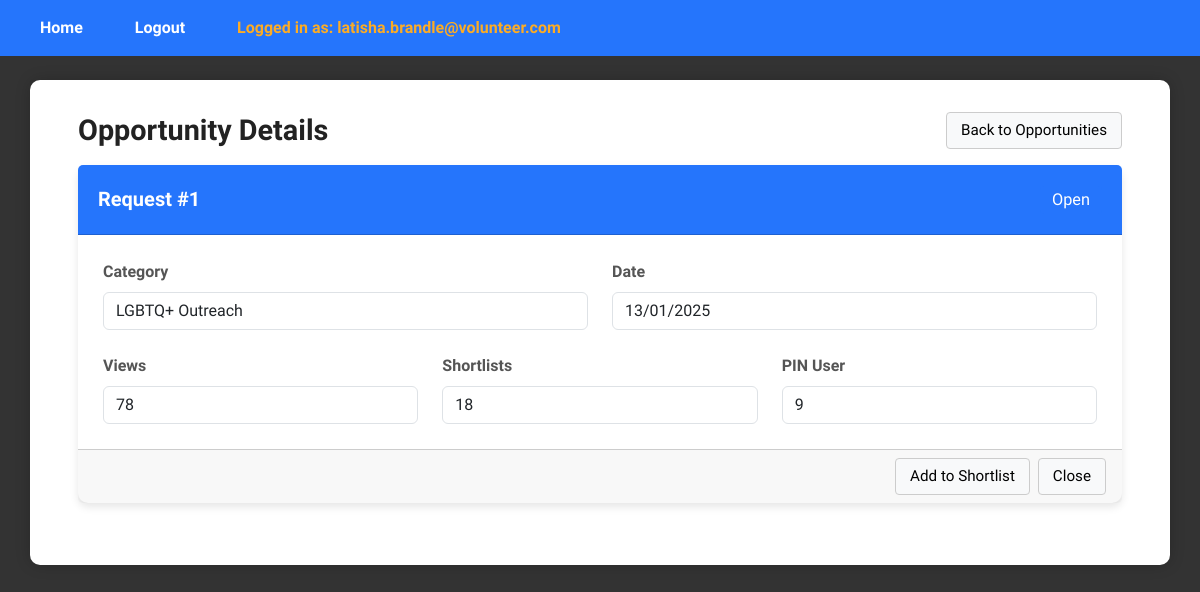
Before: /ViewOpportunitiesDetailsPage?request_id=1 (signed in) with the older database file.
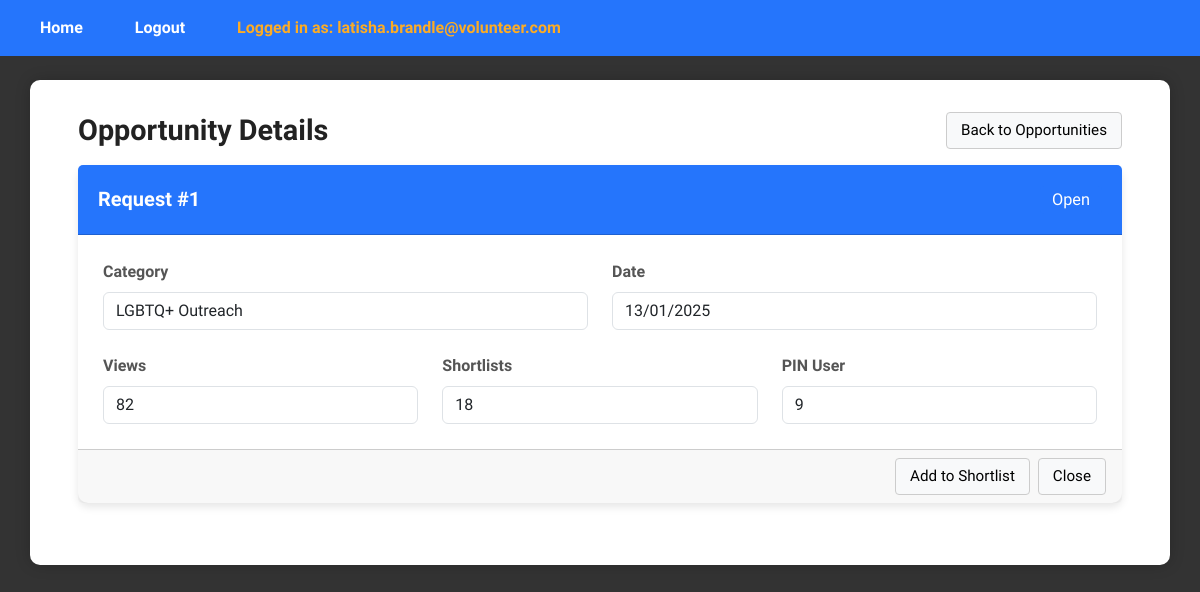
After: the same page with the newer database file.
### tables this page shows
CREATE TABLE request (
    request_id INTEGER PRIMARY KEY AUTOINCREMENT,
    pin_user_id INT,
    csrrep_user_id INT DEFAULT NULL,
    category_id INT,
    request_status BOOLEAN, --0 means uncompleted, 1 means completed
    request_date DATETIME,
    request_view_count INT,
    request_shortlist_count INT,
    FOREIGN KEY (pin_user_id) REFERENCES user(user_id),
    FOREIGN KEY (csrrep_user_id) REFERENCES user(user_id),
    FOREIGN KEY (category_id) REFERENCES category(category_id)
);

### app.py (the view)
@app.route("/ViewOpportunitiesDetailsPage", methods=["GET"])
def viewOpportunitiesDetailsPage():
    if 'email' not in session:
        return redirect(url_for('login'))
    if session['role_id'] != 4:  # Assuming CSR Rep
        return redirect(url_for('login'))
    request_id = request.args.get('request_id')
    view_controller = ViewOpportunitiesDetailsController()
    opportunity= view_controller.viewOpportunitiesDetails(request_id)
    return render_template("csr/ViewOpportunitiesDetailsPage.html", opportunity=opportunity)

### controllers/csrrep/ViewOpportunitiesDetailsController.py (called while the page is built)
    def viewOpportunitiesDetails(self, request_id):
        request = Request()
        return request.viewOpportunitiesDetails(request_id)

### database/database_management.py (called while the page is built)
def dbConnection():
    return sqlite3.connect("database/volunteer_system.db")

### templates/csr/ViewOpportunitiesDetailsPage.html (shortened to what this page needs)
{% extends "layout.html" %}
{% block content %}
<div class="dashboard-wrapper">
  <div class="dashboard-container">
    <div class="d-flex justify-content-between align-items-center mb-3">
      <h1 class="m-0">Opportunity Details</h1>
      <div class="d-flex gap-2 align-items-center">
        <a href="{{ url_for('viewOpportunitiesPage') }}" class="plain-btn">Back to Opportunities</a>
      </div>
    </div>
    {% if not opportunity %}
      <div class="card"><div class="card-body"><p class="m-0">Opportunity not found.</p></div></div>
    {% else %}
      <div class="card">
        <div class="card-header d-flex justify-content-between align-items-center">
          <h5 class="m-0">Request #{{ opportunity.request_id }}</h5>
          <div>
            {% if opportunity.request_status in (1, True, '1', 'true', 'True') %}
              <span class="badge bg-success">Completed</span>
            {% else %}
              <span class="badge bg-platform-manager">Open</span>
            {% endif %}
          </div>
        </div>
        <div class="card-body">
          <div class="row g-4">
            <div class="col-md-6">
              <label class="form-label">Category</label>
              <div class="form-control" readonly>
                {% if opportunity.category_name %}
                  {{ opportunity.category_name }}
                {% else %}
                  Category {{ opportunity.category_id }}
                {% endif %}
              </div>
            </div>
            <div class="col-md-6">
              <label class="form-label">Date</label>
              <input class="form-control" value="{{ opportunity.request_date }}" readonly>
            </div>
            <div class="col-md-4">
              <label class="form-label">Views</label>
              <input class="form-control" value="{{ opportunity.request_view_count if opportunity.request_view_count is not none else 0 }}" readonly>
            </div>
            <div class="col-md-4">
              <label class="form-label">Shortlists</label>
              <input class="form-control" value="{{ opportunity.request_shortlist_count if opportunity.request_shortlist_count is not none else 0 }}" readonly>
            </div>
            <div class="col-md-4">
              <label class="form-label">PIN User</label>
              <input class="form-control" value="{{ opportunity.pin_user_id if opportunity.pin_user_id is not none else '-' }}" readonly>
            </div>
          </div>
        </div>
        <div class="card-footer d-flex justify-content-end gap-2">
          <form method="post" action="{{ url_for('addToShortlistPage') }}" style="display:inline;">
            <button class="plain-btn" type="submit">Add to Shortlist</button>
          </form>
          <a href="{{ url_for('viewOpportunitiesPage') }}" class="plain-btn">Close</a>
        </div>
      </div>
    {% endif %}
  </div>
</div>
{% endblock %}

Changed rows visible on the page:
changed request id 1: request_view_count "78" → "82"
